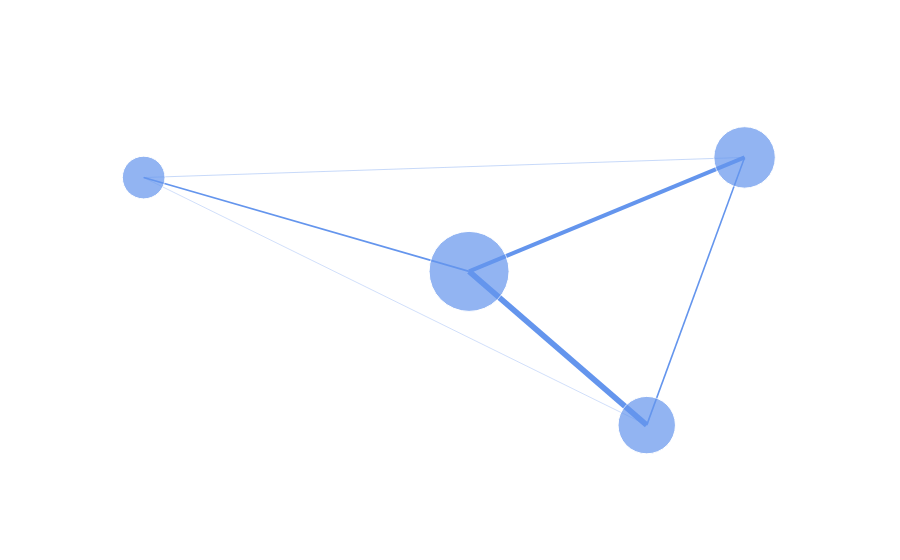

The notebook cell this image was saved under:
### Code cell
# Customize layout
layout = go.Layout(
    paper_bgcolor='rgba(0,0,0,0)', # transparent background
    plot_bgcolor='rgba(0,0,0,0)', # transparent 2nd background
    xaxis =  {'showgrid': False, 'zeroline': False}, # no gridlines
    yaxis = {'showgrid': False, 'zeroline': False}, # no gridlines
)# Create figure
fig = go.Figure(layout = layout)# Add all edge traces
for trace in edge_trace:
    fig.add_trace(trace)# Add node trace
fig.add_trace(node_trace)# Remove legend
fig.update_layout(showlegend = False)# Remove tick labels
fig.update_xaxes(showticklabels = False)
fig.update_yaxes(showticklabels = False)# Show figure
fig.show()

### Figure 1 — Plotly figure (JSON) as saved in the notebook; plotly's stock layout.template omitted (floating-point values rounded to 4 significant figures)
{"data": [{"hoverinfo": "text", "line": {"color": "cornflowerblue", "width": 4.099}, "mode": "lines", "text": ["<b>49022</b>"], "type": "scatter", "x": [0.6816, -0.08939, null], "y": [0.4515, -0.06083, null]}, {"hoverinfo": "text", "line": {"color": "cornflowerblue", "width": 1.572}, "mode": "lines", "text": ["<b>646</b>"], "type": "scatter", "x": [0.6816, 0.4078, null], "y": [0.4515, -0.7518, null]}, {"hoverinfo": "text", "line": {"color": "cornflowerblue", "width": 0.3635}, "mode": "lines", "text": ["<b>8</b>"], "type": "scatter", "x": [0.6816, -1, null], "y": [0.4515, 0.3611, null]}, {"hoverinfo": "text", "line": {"color": "cornflowerblue", "width": 0.341}, "mode": "lines", "text": ["<b>128</b>"], "type": "scatter", "x": [0.6816, 0.6816, null], "y": [0.4515, 0.4515, null]}, {"hoverinfo": "text", "line": {"color": "cornflowerblue", "width": 5.75}, "mode": "lines", "text": ["<b>32722</b>"], "type": "scatter", "x": [0.4078, -0.08939, null], "y": [-0.7518, -0.06083, null]}, {"hoverinfo": "text", "line": {"color": "cornflowerblue", "width": 0.4561}, "mode": "lines", "text": ["<b>75</b>"], "type": "scatter", "x": [0.4078, 0.4078, null], "y": [-0.7518, -0.7518, null]}, {"hoverinfo": "text", "line": {"color": "cornflowerblue", "width": 0.3016}, "mode": "lines", "text": ["<b>2</b>"], "type": "scatter", "x": [0.4078, -1, null], "y": [-0.7518, 0.3611, null]}, {"hoverinfo": "text", "line": {"color": "cornflowerblue", "width": 1.721}, "mode": "lines", "text": ["<b>1271</b>"], "type": "scatter", "x": [-0.08939, -1, null], "y": [-0.06083, 0.3611, null]}, {"hoverinfo": "text", "line": {"color": "cornflowerblue", "width": 1.039}, "mode": "lines", "text": ["<b>294429</b>"], "type": "scatter", "x": [-0.08939, -0.08939, null], "y": [-0.06083, -0.06083, null]}, {"hoverinfo": "text", "marker": {"color": ["cornflowerblue", "cornflowerblue", "cornflowerblue", "cornflowerblue"], "size": [61.47, 57.42, 80, 42.68]}, "mode": "markers", "text": ["<b>Buddhism</b><br># of Practitioners: 7672", "<b>Islam</b><br># of Practitioners: 4040", "<b>Christianity</b><br># of Practitioners: 144538", "<b>Hinduism</b><br># of Practitioners: 390"], "textfont": {"size": 10}, "textposition": "top center", "type": "scatter", "x": [0.6816, 0.4078, -0.08939, -1], "y": [0.4515, -0.7518, -0.06083, 0.3611]}], "layout": {"paper_bgcolor": "rgba(0,0,0,0)", "plot_bgcolor": "rgba(0,0,0,0)", "showlegend": false, "xaxis": {"showgrid": false, "showticklabels": false, "zeroline": false}, "yaxis": {"showgrid": false, "showticklabels": false, "zeroline": false}}}
